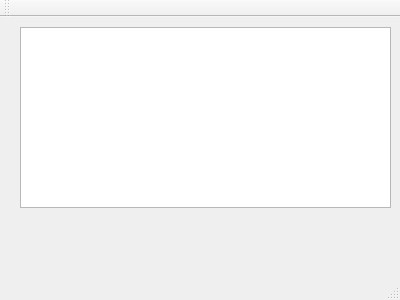
<?xml version="1.0" encoding="UTF-8"?>
<ui version="4.0">
 <class>MainWindow</class>
 <widget class="QMainWindow" name="MainWindow">
  <property name="geometry">
   <rect>
    <x>0</x>
    <y>0</y>
    <width>400</width>
    <height>300</height>
   </rect>
  </property>
  <property name="windowTitle">
   <string>MainWindow</string>
  </property>
  <widget class="QWidget" name="centralWidget">
   <widget class="QPlainTextEdit" name="text">
    <property name="geometry">
     <rect>
      <x>20</x>
      <y>10</y>
      <width>371</width>
      <height>181</height>
     </rect>
    </property>
    <property name="readOnly">
     <bool>true</bool>
    </property>
    <property name="plainText">
     <string/>
    </property>
   </widget>
  </widget>
  <widget class="QMenuBar" name="menuBar">
   <property name="geometry">
    <rect>
     <x>0</x>
     <y>0</y>
     <width>400</width>
     <height>21</height>
    </rect>
   </property>
  </widget>
  <widget class="QToolBar" name="mainToolBar">
   <attribute name="toolBarArea">
    <enum>TopToolBarArea</enum>
   </attribute>
   <attribute name="toolBarBreak">
    <bool>false</bool>
   </attribute>
  </widget>
  <widget class="QStatusBar" name="statusBar"/>
 </widget>
 <layoutdefault spacing="6" margin="11"/>
 <resources/>
 <connections/>
</ui>
